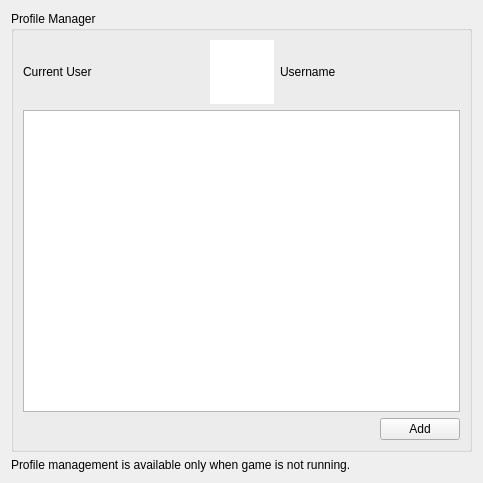
<?xml version="1.0" encoding="UTF-8"?>
<ui version="4.0">
 <class>ConfigureProfileManager</class>
 <widget class="QWidget" name="ConfigureProfileManager">
  <property name="geometry">
   <rect>
    <x>0</x>
    <y>0</y>
    <width>483</width>
    <height>483</height>
   </rect>
  </property>
  <property name="windowTitle">
   <string>Form</string>
  </property>
  <property name="accessibleName">
   <string>Profiles</string>
  </property>
  <layout class="QHBoxLayout" name="horizontalLayout">
   <item>
    <layout class="QVBoxLayout" name="verticalLayout">
     <item>
      <widget class="QGroupBox" name="gridGroupBox">
       <property name="title">
        <string>Profile Manager</string>
       </property>
       <layout class="QGridLayout" name="gridLayout_2">
        <property name="sizeConstraint">
         <enum>QLayout::SizeConstraint::SetNoConstraint</enum>
        </property>
        <item row="0" column="0">
         <layout class="QHBoxLayout" name="horizontalLayout_2">
          <item>
           <widget class="QLabel" name="label">
            <property name="sizePolicy">
             <sizepolicy hsizetype="Preferred" vsizetype="Minimum">
              <horstretch>0</horstretch>
              <verstretch>0</verstretch>
             </sizepolicy>
            </property>
            <property name="text">
             <string>Current User</string>
            </property>
           </widget>
          </item>
          <item>
           <widget class="QGraphicsView" name="current_user_icon">
            <property name="focusPolicy">
             <enum>Qt::FocusPolicy::NoFocus</enum>
            </property>
            <property name="minimumSize">
             <size>
              <width>64</width>
              <height>64</height>
             </size>
            </property>
            <property name="maximumSize">
             <size>
              <width>64</width>
              <height>64</height>
             </size>
            </property>
            <property name="frameShape">
             <enum>QFrame::Shape::NoFrame</enum>
            </property>
            <property name="frameShadow">
             <enum>QFrame::Shadow::Plain</enum>
            </property>
            <property name="verticalScrollBarPolicy">
             <enum>Qt::ScrollBarPolicy::ScrollBarAlwaysOff</enum>
            </property>
            <property name="horizontalScrollBarPolicy">
             <enum>Qt::ScrollBarPolicy::ScrollBarAlwaysOff</enum>
            </property>
            <property name="interactive">
             <bool>false</bool>
            </property>
           </widget>
          </item>
          <item>
           <widget class="QLabel" name="current_user_username">
            <property name="sizePolicy">
             <sizepolicy hsizetype="Preferred" vsizetype="Minimum">
              <horstretch>0</horstretch>
              <verstretch>0</verstretch>
             </sizepolicy>
            </property>
            <property name="text">
             <string>Username</string>
            </property>
           </widget>
          </item>
         </layout>
        </item>
        <item row="1" column="0">
         <widget class="QTreeView" name="profile_list">
          <property name="sizePolicy">
           <sizepolicy hsizetype="Expanding" vsizetype="Expanding">
            <horstretch>0</horstretch>
            <verstretch>0</verstretch>
           </sizepolicy>
          </property>
          <property name="frameShape">
           <enum>QFrame::Shape::StyledPanel</enum>
          </property>
         </widget>
        </item>
        <item row="2" column="0">
         <layout class="QHBoxLayout" name="horizontalLayout_3">
          <item>
           <spacer name="horizontalSpacer">
            <property name="orientation">
             <enum>Qt::Orientation::Horizontal</enum>
            </property>
            <property name="sizeHint" stdset="0">
             <size>
              <width>40</width>
              <height>20</height>
             </size>
            </property>
           </spacer>
          </item>
          <item>
           <widget class="QPushButton" name="pm_add">
            <property name="text">
             <string>Add</string>
            </property>
           </widget>
          </item>
         </layout>
        </item>
       </layout>
      </widget>
     </item>
     <item>
      <widget class="QLabel" name="label_disable_info">
       <property name="text">
        <string>Profile management is available only when game is not running.</string>
       </property>
       <property name="wordWrap">
        <bool>true</bool>
       </property>
      </widget>
     </item>
    </layout>
   </item>
  </layout>
 </widget>
 <resources/>
 <connections/>
</ui>
